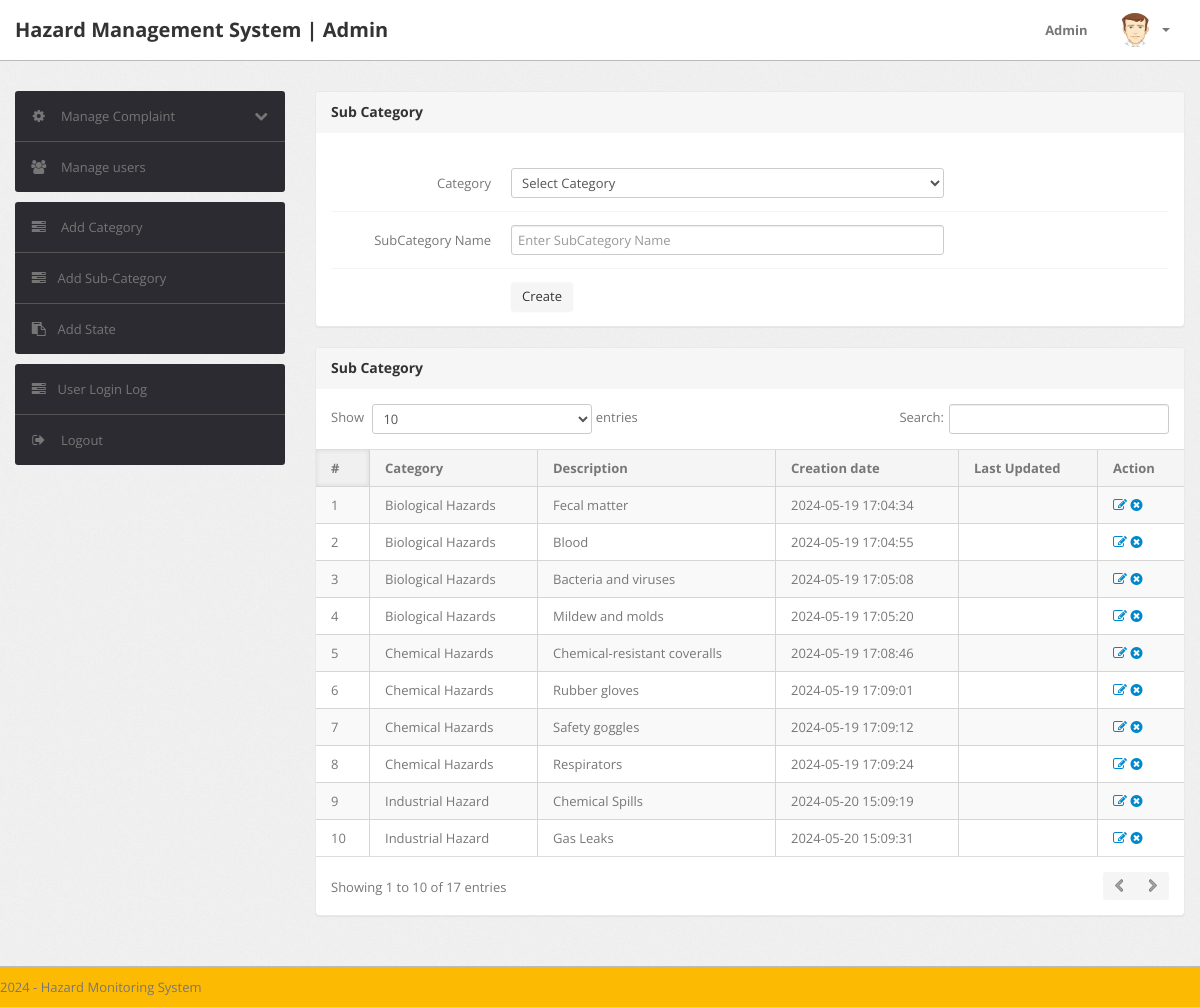
Page /admin/subcategory.php (signed in) on the committed database.
### tables this page shows
CREATE TABLE `subcategory` (
  `id` int(11) NOT NULL,
  `categoryid` int(11) NOT NULL,
  `subcategory` varchar(255) NOT NULL,
  `creationDate` timestamp NOT NULL DEFAULT current_timestamp(),
  `updationDate` varchar(255) NOT NULL
);

CREATE TABLE `category` (
  `id` int(11) NOT NULL,
  `categoryName` varchar(255) NOT NULL,
  `categoryDescription` longtext NOT NULL,
  `creationDate` timestamp NOT NULL DEFAULT current_timestamp(),
  `updationDate` varchar(255) NOT NULL
);

### admin/subcategory.php (the view, shortened to what this page needs)
<?php
include('include/config.php');
if(strlen($_SESSION['alogin'])==0)
	{
header('location:index.php');
}
else{
?>
<!DOCTYPE html>
<html lang="en">
<head>
	<link type="text/css" href="bootstrap/css/bootstrap.min.css" rel="stylesheet">
	<link type="text/css" href="bootstrap/css/bootstrap-responsive.min.css" rel="stylesheet">
	<link type="text/css" href="css/theme.css" rel="stylesheet">
	<link type="text/css" href="images/icons/css/font-awesome.css" rel="stylesheet">
</head>
<body>
<?php include('include/header.php');?>
	<div class="wrapper">
		<div class="container">
			<div class="row">
<?php include('include/sidebar.php');?>
			<div class="span9">
					<div class="content">
						<div class="module">
							<div class="module-head">
								<h3>Sub Category</h3>
							</div>
							<div class="module-body">
									<br />
			<form class="form-horizontal row-fluid" name="subcategory" method="post" >
<div class="control-group">
<label class="control-label" for="basicinput">Category</label>
<div class="controls">
<select name="category" class="span8 tip" required>
<option value="">Select Category</option>
</select>
</div>
</div>
<div class="control-group">
<label class="control-label" for="basicinput">SubCategory Name</label>
<div class="controls">
<input type="text" placeholder="Enter SubCategory Name"  name="subcategory" class="span8 tip" required>
</div>
</div>
	<div class="control-group">
											<div class="controls">
												<button type="submit" name="submit" class="btn">Create</button>
											</div>
										</div>
									</form>
							</div>
						</div>
	<div class="module">
							<div class="module-head">
								<h3>Sub Category</h3>
							</div>
							<div class="module-body table">
								<table cellpadding="0" cellspacing="0" border="0" class="datatable-1 table table-bordered table-striped	 display" width="100%">
									<thead>
										<tr>
											<th>#</th>
											<th>Category</th>
											<th>Description</th>
											<th>Creation date</th>
											<th>Last Updated</th>
											<th>Action</th>
										</tr>
									</thead>
									<tbody>
<?php $query=mysqli_query($bd, "select subcategory.id,category.categoryName,subcategory.subcategory,subcategory.creationDate,subcategory.updationDate from subcategory join category on category.id=subcategory.categoryid");
$cnt=1;
while($row=mysqli_fetch_array($query))
{
?>
										<tr>
											<td><?php echo htmlentities($cnt);?></td>
											<td><?php echo htmlentities($row['categoryName']);?></td>
											<td><?php echo htmlentities($row['subcategory']);?></td>
											<td> <?php echo htmlentities($row['creationDate']);?></td>
											<td><?php echo htmlentities($row['updationDate']);?></td>
											<td>
											<a href="edit-subcategory.php?id=<?php echo $row['id']?>" ><i class="icon-edit"></i></a>
											<a href="subcategory.php?id=<?php echo $row['id']?>&del=delete" onClick="return confirm('Are you sure you want to delete?')"><i class="icon-remove-sign"></i></a></td>
										</tr>
										<?php $cnt=$cnt+1; } ?>
								</table>
							</div>
						</div>
					</div>
				</div>
			</div>
		</div>
	</div>
<?php include('include/footer.php');?>
</body>
<?php } ?>

### rows in the picture
subcategory: categoryid.categoryName "Biological Hazards", subcategory "Fecal matter", creationDate "2024-05-19 17:04:34"
subcategory: categoryid.categoryName "Biological Hazards", subcategory "Blood", creationDate "2024-05-19 17:04:55"
subcategory: categoryid.categoryName "Biological Hazards", subcategory "Bacteria and viruses", creationDate "2024-05-19 17:05:08"
subcategory: categoryid.categoryName "Biological Hazards", subcategory "Mildew and molds", creationDate "2024-05-19 17:05:20"
subcategory: categoryid.categoryName "Chemical Hazards", subcategory "Chemical-resistant coveralls", creationDate "2024-05-19 17:08:46"
subcategory: categoryid.categoryName "Chemical Hazards", subcategory "Rubber gloves", creationDate "2024-05-19 17:09:01"
subcategory: categoryid.categoryName "Chemical Hazards", subcategory "Safety goggles", creationDate "2024-05-19 17:09:12"
subcategory: categoryid.categoryName "Chemical Hazards", subcategory "Respirators", creationDate "2024-05-19 17:09:24"
subcategory: categoryid.categoryName "Industrial Hazard", subcategory "Chemical Spills", creationDate "2024-05-20 15:09:19"
subcategory: categoryid.categoryName "Industrial Hazard", subcategory "Gas Leaks", creationDate "2024-05-20 15:09:31"
